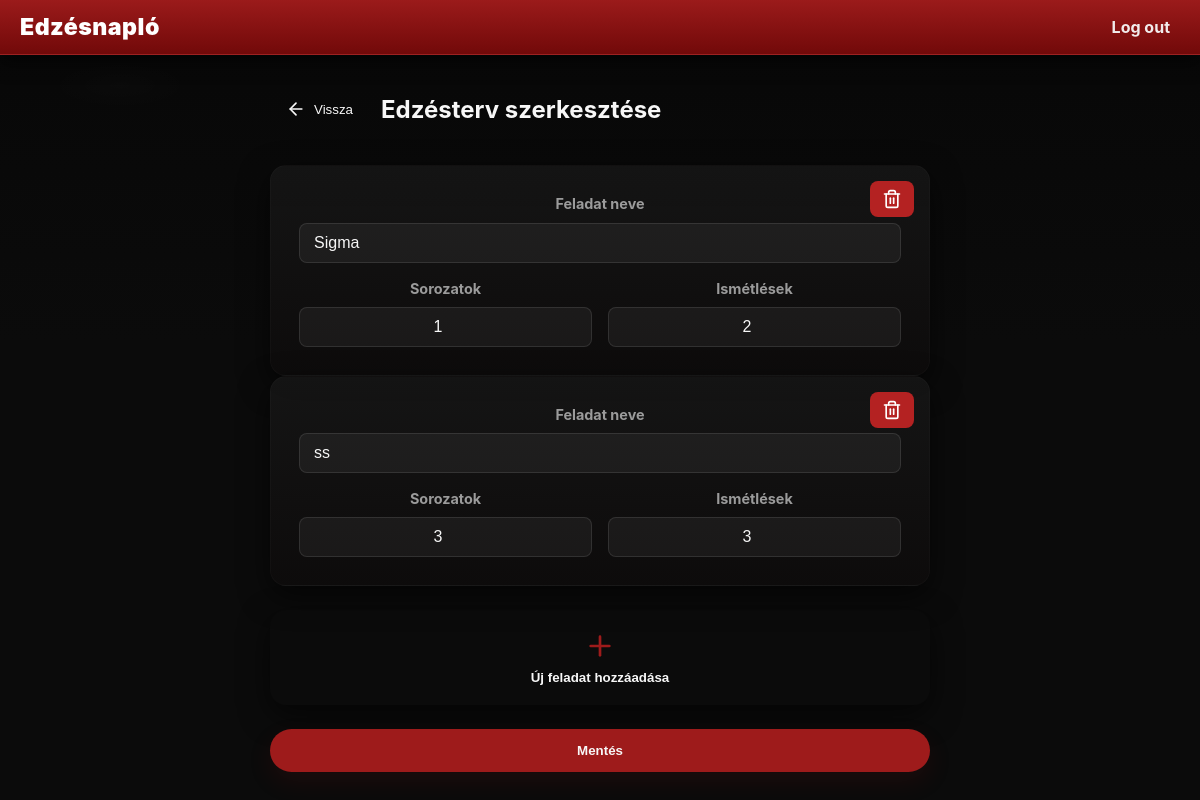
Page /editor/edit/16/ (signed in) on the committed database.
### home/models.py (models this page shows)
class Excercises(models.Model):
    workoutid = models.ForeignKey(CreatedWorkouts, on_delete=models.CASCADE)
    name = models.CharField(max_length=50)
    sets = models.IntegerField()
    reps = models.IntegerField()

### editor/views.py (the view)
# urls.py: path('edit/<int:workout_id>/', views.edit_workout, name='edit_workout'),
def edit_workout(request, workout_id):
    if request.method == 'POST':
        workout = CreatedWorkouts.objects.get(id=workout_id, userid=request.user)
        excercises = Excercises.objects.filter(workoutid_id=workout_id)
        for excercise in excercises:
            name = request.POST.get(f'excercise_name_{excercise.id}')
            sets = request.POST.get(f'excercise_sets_{excercise.id}')
            reps = request.POST.get(f'excercise_reps_{excercise.id}')
            if name and sets and reps:
                excercise.name = name
                excercise.sets = int(sets)
                excercise.reps = int(reps)
                excercise.save()
        for key in request.POST:
            if key.startswith('new_excercise_name_'):
                new_id = key.replace('new_excercise_name_', '')
                name = request.POST.get(f'new_excercise_name_{new_id}')
                sets = request.POST.get(f'new_excercise_sets_{new_id}')
                reps = request.POST.get(f'new_excercise_reps_{new_id}')
                if name and sets and reps:
                    try:
                        Excercises.objects.create(
                            workoutid=workout,
                            name=name,
                            sets=int(sets),
                            reps=int(reps)
                        )
                    except ValueError:
                        pass
        return redirect('my_workouts')
    else:
        exc = Excercises.objects.filter(workoutid_id=workout_id)
        return render(request, 'edit.html', {'workout_id': workout_id, 'excercises': exc})

### editor/templates/edit.html (shortened to what this page needs)
{% extends 'main.html' %} {% block content %}
<main class="page-wrap">
  <section class="home-panel">
    <div class="workouts-container" style="display: flex; flex-direction: column; gap: 12px; width: 100%; max-width: 700px; margin: 0 auto; padding: 0 20px;">
      <div style="display: flex; align-items: center; margin-bottom: 24px; gap: 12px;">
        <a href="{% url 'redirectview' 'my_workouts' %}" style="text-decoration: none;">
          <button type="button" style="background: var(--bg-secondary); color: var(--white); border: none; border-radius: 8px; padding: 10px 16px; cursor: pointer; display: flex; align-items: center; justify-content: center; transition: all 0.2s; gap: 8px;" onmouseover="this.style.background='var(--accent)'" onmouseout="this.style.background='var(--bg-secondary)'">
            <svg xmlns="http://www.w3.org/2000/svg" width="20" height="20" viewBox="0 0 24 24" fill="none" stroke="currentColor" stroke-width="2" stroke-linecap="round" stroke-linejoin="round">
              <line x1="19" y1="12" x2="5" y2="12"></line>
              <polyline points="12 19 5 12 12 5"></polyline>
            </svg>
            Vissza
          </button>
        </a>
        <h2 style="color: var(--white); margin: 0;">Edzésterv szerkesztése</h2>
      </div>
      <form method="post" action="{% url 'edit_workout' workout_id %}" id="workoutForm">
        <div id="existing-excercises">
          {% for excercise in excercises %}
          <div style="position: relative;">
            <button onclick="showDeleteModal({{ excercise.id }})" type="button" style="position: absolute; top: 16px; right: 16px; background: rgba(220, 38, 38, 0.8); border: none; border-radius: 8px; padding: 8px 12px; cursor: pointer; display: flex; align-items: center; justify-content: center; transition: all 0.2s; z-index: 10;" onmouseover="this.style.background='rgba(220, 38, 38, 1)'" onmouseout="this.style.background='rgba(220, 38, 38, 0.8)'">
            </button>
            <div class="card big" style="width: 100%; padding: 28px; display: flex; flex-direction: column; gap: 16px;">
              <div style="display: flex; flex-direction: column; gap: 8px;">
                <label style="color: var(--muted); font-weight: 700; font-size: 0.9rem;">Feladat neve</label>
                <input type="text" name="excercise_name_{{ excercise.id }}" value="{{ excercise.name }}" style="width: 100%; padding: 10px 14px; background: rgba(255, 255, 255, 0.05); border: 1px solid rgba(255, 255, 255, 0.1); border-radius: 8px; color: var(--white); font-size: 1rem;" />
              </div>
              <div style="display: flex; gap: 16px;">
                <div style="flex: 1; display: flex; flex-direction: column; gap: 8px;">
                  <label style="color: var(--muted); font-weight: 700; font-size: 0.9rem;">Sorozatok</label>
                  <input type="number" name="excercise_sets_{{ excercise.id }}" value="{{ excercise.sets }}" min="1" style="width: 100%; padding: 10px 14px; background: rgba(255, 255, 255, 0.05); border: 1px solid rgba(255, 255, 255, 0.1); border-radius: 8px; color: var(--white); font-size: 1rem; text-align: center;" />
                </div>
                <div style="flex: 1; display: flex; flex-direction: column; gap: 8px;">
                  <label style="color: var(--muted); font-weight: 700; font-size: 0.9rem;">Ismétlések</label>
                  <input type="number" name="excercise_reps_{{ excercise.id }}" value="{{ excercise.reps }}" min="1" style="width: 100%; padding: 10px 14px; background: rgba(255, 255, 255, 0.05); border: 1px solid rgba(255, 255, 255, 0.1); border-radius: 8px; color: var(--white); font-size: 1rem; text-align: center;" />
                </div>
              </div>
            </div>
          </div>
          {% empty %}
          <div style="text-align: center; padding: 40px 20px;">
            <p style="color: var(--muted); font-size: 1.1rem;">Még nincsenek feladatok az edzéstervben.</p>
          </div>
          {% endfor %}
        </div>
        <div style="display: flex; gap: 12px; margin-top: 24px;">
          <button type="button" onclick="addNewExcercise()" class="card big" style="flex: 1; padding: 20px; text-align: center; border: none; background: inherit; cursor: pointer; display: flex; align-items: center; justify-content: center; transition: all 0.2s;">
            <div style="display: flex; flex-direction: column; align-items: center; gap: 8px;">
              <svg xmlns="http://www.w3.org/2000/svg" width="32" height="32" viewBox="0 0 24 24" fill="none" stroke="var(--accent)" stroke-width="2" stroke-linecap="round" stroke-linejoin="round">
                <line x1="12" y1="5" x2="12" y2="19"></line>
                <line x1="5" y1="12" x2="19" y2="12"></line>
              </svg>
              <p style="margin: 0; color: var(--white); font-weight: 600;">Új feladat hozzáadása</p>
            </div>
          </button>
        </div>
        <button type="submit" class="btn form-btn" style="width: 100%; margin-top: 24px; padding: 14px 24px;">
          Mentés
        </button>
      </form>
    </div>
  </section>
</main>
{% endblock %}

### static/css/style.css (style rules this page uses)
:root { --bg: #0b0b0b; --panel-dark: #0f0f10; --panel-mid: #1a1515; --card-bg: #121212; --accent: #9e1b1b; --accent-2: #c43a3a; --accent-hover: #841111; --muted: #9b9b9b; --white: #f7f7f7; --radius: 16px; --shadow-lg: 0 18px 60px rgba(0,0,0,0.7); --shadow-md: 0 10px 30px rgba(0,0,0,0.6); }
* { box-sizing:border-box }
html,body { height:100% }
body { margin:0; background: radial-gradient(1200px 400px at 10% 10%, rgba(255,255,255,0.01), transparent 6%), linear-gradient(180deg, #070707 0%, var(--bg) 40%); color:var(--white); font-family: "Montserrat", "Inter", Arial, sans-serif; -webkit-font-smoothing:antialiased; -moz-osx-font-smoothing:grayscale; line-height:1.4; }
.page-wrap { min-height: calc(100vh - 56px); display:flex; align-items:flex-start; justify-content:center; padding:34px 20px 80px; }
.home-panel { width:100%; max-width:1200px; display:flex; justify-content:center; align-items:flex-start; }
.card { background: linear-gradient(180deg, rgba(22,22,22,0.9), rgba(14,12,12,0.85)); border-radius: var(--radius); box-shadow: var(--shadow-md); border: 1px solid rgba(255,255,255,0.02); color:var(--white); }
.card.big { width:100%; padding:36px; text-align:center; }
.btn { background: var(--accent); color:var(--white); border:none; padding:10px 18px; border-radius:12px; font-weight:800; cursor:pointer; box-shadow: 0 10px 28px rgba(150,20,20,0.12); transition: background .12s, transform .12s; }
.form-btn, .btn { width:100%; margin-top:8px; background: var(--accent); color:var(--white); border:none; padding:12px 16px; border-radius: 999px; font-weight:800; cursor:pointer; box-shadow: 0 10px 24px rgba(150,20,20,0.12); transition: background .12s, transform .12s; }

### rows in the picture
Excercises: name "Sigma", sets "1", reps "2"
Excercises: name "ss", sets "3", reps "3"
